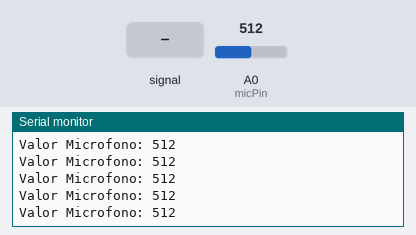
Recording of a sketch running on a simulated Arduino Uno, built with avr-gcc and run on an emulated ATmega328P. On the bench: the last lines printed to the serial monitor. Inputs (shaded band) come from the test bench; at power-on: A0 (micPin) = 512.

Above: at 1.2 s.
1.3 s: A0 (micPin) fed a 200 Hz sine of ±81 counts around its level
At 1.31 s:
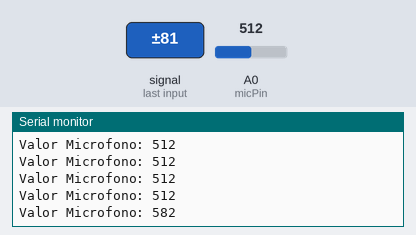
2.8 s: A0 (micPin) set to 716
At 2.82 s:
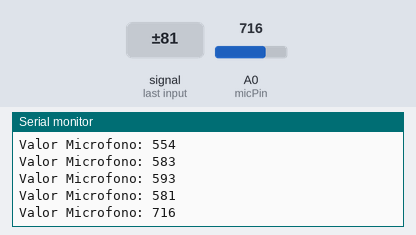
4.3 s: A0 (micPin) fed a 1000 Hz sine of ±255 counts around its level
At 4.32 s:
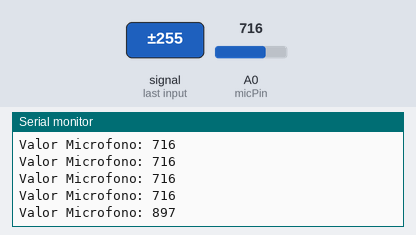
5.8 s: A0 (micPin) set to 900
At 5.83 s:
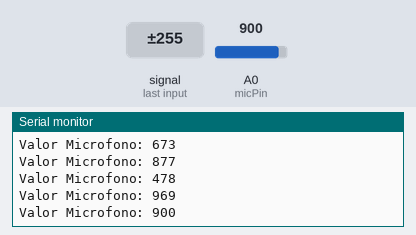
Timing chart, 0 to 8.3 s (numbered marks = the images above; inputs shaded):
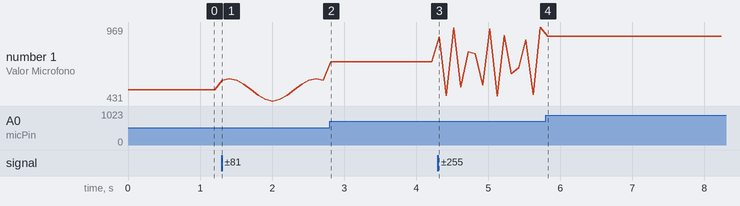

Measured:
- after the input at 1.3 s, the serial monitor: prints a new line at once (image 1)
- after the input at 2.8 s, the serial monitor: prints a new line at once (image 2)
- after the input at 4.3 s, the serial monitor: prints a new line at once (image 3)
- after the input at 5.8 s, the serial monitor: prints a new line at once (image 4)
- plotted number 1: 512 → 581 after the input at 1.3 s, 581 → 716 after the input at 2.8 s, 716 → 969 after the input at 4.3 s, 969 → 900 after the input at 5.8 s

The sketch:

microfono.ino
```cpp
const int micPin  = A0;

int micVal  = 0;

void readMicrophone();
void setup() {
  Serial.begin(9600);
  pinMode(micPin, INPUT);
}

void loop() {
  readMicrophone();
  delay(100);
}

void readMicrophone() {
  micVal = analogRead(micPin);
  Serial.print("Valor Microfono: ");
  Serial.println(micVal);
}
```
